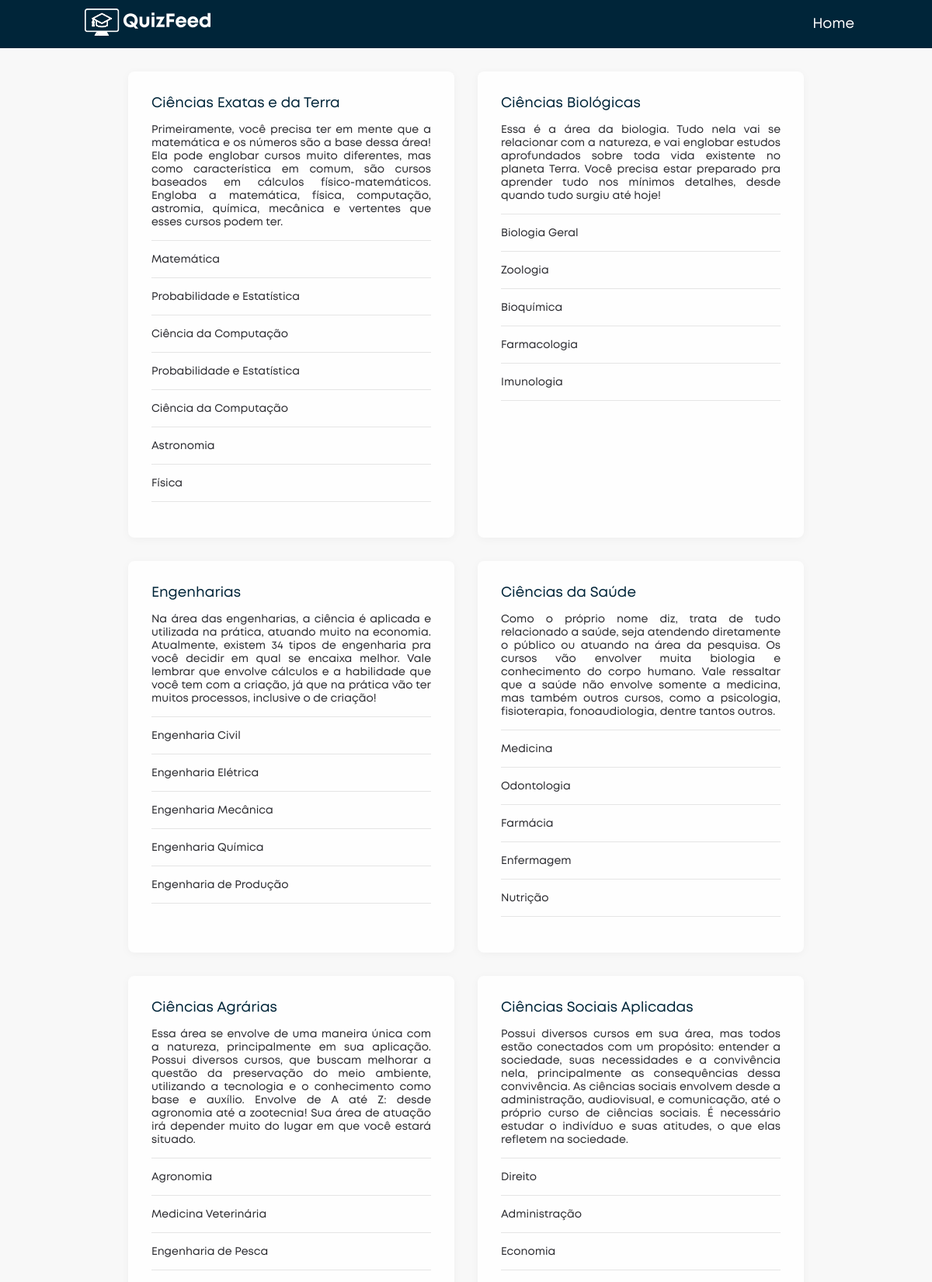
Screenshot of /areas.php (upper part) with the database file from the repository.
### tables this page shows
CREATE TABLE IF NOT EXISTS `area` (
  `id_area` int(11) NOT NULL AUTO_INCREMENT,
  `nome` varchar(50) NOT NULL,
  `descricao` longtext NOT NULL,
  PRIMARY KEY (`id_area`)
);

CREATE TABLE IF NOT EXISTS `curso` (
  `id_curso` int(11) NOT NULL AUTO_INCREMENT,
  `nome` varchar(100) NOT NULL,
  `cod_area` int(11) NOT NULL,
  PRIMARY KEY (`id_curso`),
  KEY `cod_area` (`cod_area`)
);

### areas.php (the view, shortened to what this page needs)
<!DOCTYPE html>
<html lang="pt-br">
<head>
    <?php include './inc/head.inc'; ?>
    <link rel="stylesheet" href="./style/areas.css">
</head>
<body>
    <header class="header">
        <nav>
            <div><a href="index.php"><img src="./assets/images/logo.svg" alt="logo" class="logo"></a></div>
            <ul class="menu">
                <li><a href="index.php">Home</a></li>
            </ul>
        </nav>
    </header>
    <main>
        <div class="areas">
            <?php
			include "inc/conexao.php";
				$select = 'SELECT *FROM area';
				$resultado = mysqli_query($conexao,$select);
                while($linha=mysqli_fetch_assoc($resultado)){
					$selectCursos = 'SELECT * FROM curso WHERE cod_area = '.$linha["id_area"].'';
					$resultadoCursos = mysqli_query($conexao,$selectCursos);
                    echo '
                        <div class="card">
                            <div class="card-content">
                                <h5>'.$linha["nome"].'</h5>
                                <p>
                                    '.$linha["descricao"].'
                                </p>
                                <div class="cursos">
								<span class="separador"></span>';
								while ($linhaCursos=mysqli_fetch_assoc($resultadoCursos)){
									echo '<p>'.$linhaCursos["nome"].'</p>
                                    <span class="separador"></span>';
								}
								echo '
                                </div>
                            </div>
                        </div>
                    ';
                }
            ?>
            </div>
    </main>
</body>
</html>

### inc/head.inc (shortened to what this page needs)
<link rel="stylesheet" href="./style/main.css">
<link rel="stylesheet" href="./style/menu_mobile.css">

### style/main.css (style rules this page uses)
:root { --azul: #002539; --laranja: #ed7201; --area-main: calc(100vh - 143px); --border-color: #e5e5e5; }
html { font-size: 14px; }
* { box-sizing: border-box; font-family: "Mont"; }
body { margin: 0; padding: 0; background: #f8f8f8; color: #29292e; }
.header { width: 100%; top: 0; z-index: 100; height: 62px; display: flex; align-items: center; justify-content: center; }
.header nav { width: 100%; max-width: 1000px; display: flex; align-items: center; justify-content: space-between; margin: 0 50px; }
.header nav .menu { display: flex; align-items: center; gap: 4rem; padding-left: 0; }
.header nav .menu li a { display: block; color: white; font-weight: 600; font-size: 1.3rem; }
main { max-width: 800px; }
.logo { width: 13rem; height: 2.5rem; }
ul { list-style: none; }
a { text-decoration: none; color: inherit; }
* { scrollbar-width: thin; }

### style/areas.css (style rules this page uses)
header { background: var(--azul); }
main { display: flex; flex-direction: column; justify-content: flex-start; align-items: center; text-align: center; margin: auto; min-height: var(--area-main); max-width: 1500px; }
.areas { display: flex; justify-content: center; flex-wrap: wrap; margin: auto; padding-top: 15px; }
.areas .card { display: flex; flex-direction: column; align-items: center; width: 35%; min-width: 350px; margin: 15px; background: #fefefe; border-radius: 8px; border: none; box-shadow: 0px 2px 12px rgba(0, 0, 0, 0.04); }
.areas .card h5 { font-weight: bold; font-size: 1.3rem; text-align: justify; color: var(--azul); margin: 0; }
.areas .card p { font-size: 1rem; text-align: justify; }
.areas .card .card-content { text-align: center; height: 100%; padding: 30px; }
.areas .card .separador { display: block; height: 1px; width: 100%; margin-bottom: 16px; background: var(--border-color); }

### rows the page displays
area: nome "Ciências Exatas e da Terra", descricao "Primeiramente, você precisa ter em mente que a matemática e os números são a base dessa área! Ela pode englobar cursos muito diferentes, mas como característica em comum, são cursos baseados em cálculos físico-matemáticos. Engloba a matemática, física, computação, astromia, química, mecânica e vertentes que esses cursos podem ter."
curso: nome "Matemática"
curso: nome "Probabilidade e Estatística"
curso: nome "Ciência da Computação"
curso: nome "Probabilidade e Estatística"
curso: nome "Ciência da Computação"
curso: nome "Astronomia"
curso: nome "Física"
area: nome "Ciências Biológicas", descricao "Essa é a área da biologia. Tudo nela vai se relacionar com a natureza, e vai englobar estudos aprofundados sobre toda vida existente no planeta Terra. Você precisa estar preparado pra aprender tudo nos mínimos detalhes, desde quando tudo surgiu até hoje!"
curso: nome "Biologia Geral"
curso: nome "Zoologia"
curso: nome "Bioquímica"
curso: nome "Farmacologia"
curso: nome "Imunologia"
area: nome "Engenharias", descricao "Na área das engenharias, a ciência é aplicada e utilizada na prática, atuando muito na economia. Atualmente, existem 34 tipos de engenharia pra você decidir em qual se encaixa melhor. Vale lembrar que envolve cálculos e a habilidade que você tem com a criação, já que na prática vão ter muitos processos, inclusive o de criação!"
curso: nome "Engenharia Civil"
curso: nome "Engenharia Elétrica"
curso: nome "Engenharia Mecânica"
curso: nome "Engenharia Química"
curso: nome "Engenharia de Produção"
area: nome "Ciências da Saúde", descricao "Como o próprio nome diz, trata de tudo relacionado a saúde, seja atendendo diretamente o público ou atuando na área da pesquisa. Os cursos vão envolver muita biologia e conhecimento do corpo humano. Vale ressaltar que a saúde não envolve somente a medicina, mas também outros cursos, como a psicologia, fisioterapia, fonoaudiologia, dentre tantos outros."
curso: nome "Medicina"
curso: nome "Odontologia"
curso: nome "Farmácia"
curso: nome "Enfermagem"
curso: nome "Nutrição"
area: nome "Ciências Agrárias", descricao "Essa área se envolve de uma maneira única com a natureza, principalmente em sua aplicação. Possui diversos cursos, que buscam melhorar a questão da preservação do meio ambiente, utilizando a tecnologia e o conhecimento como base e auxílio. Envolve de A até Z: desde agronomia até a zootecnia! Sua área de atuação irá depender muito do lugar em que você estará situado."
curso: nome "Agronomia"
curso: nome "Medicina Veterinária"
curso: nome "Engenharia de Pesca"
area: nome "Ciências Sociais Aplicadas", descricao "Possui diversos cursos em sua área, mas todos estão conectados com um propósito: entender a sociedade, suas necessidades e a convivência nela, principalmente as consequências dessa convivência. As ciências sociais envolvem desde a administração, audiovisual, e comunicação, até o próprio curso de ciências sociais. É necessário estudar o indivíduo e suas atitudes, o que elas refletem na sociedade."
curso: nome "Direito"
curso: nome "Administração"
curso: nome "Economia"
